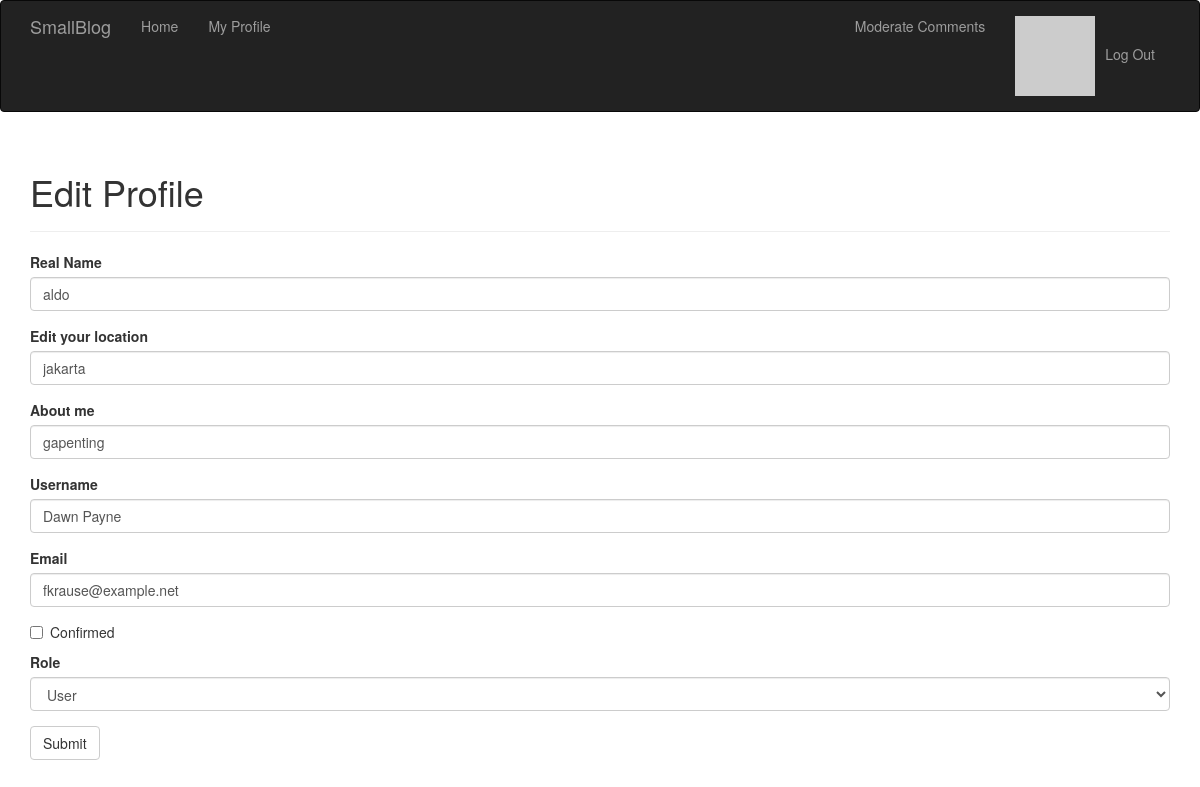
/edit_profile/1 (signed in), run on the app's committed database.
### app/models.py (models this page shows, shortened)
class User(UserMixin, db.Model):
    __tablename__ = 'users'
    id = db.Column(db.Integer, primary_key=True)
    type = db.Column(db.String(50), default = "user")
    email = db.Column(db.String(64), unique=True, index=True)
    username = db.Column(db.String(64), unique=True, index=True)
    role_id = db.Column(db.Integer, db.ForeignKey('roles.id'))
    password_hash = db.Column(db.String(128))
    confirmed = db.Column(db.Boolean, default=False)
    name = db.Column(db.String(64))
    location = db.Column(db.String(64))
    about_me = db.Column(db.Text())
    member_since = db.Column(db.DateTime(), default = datetime.utcnow)
    last_seen = db.Column(db.DateTime(), default = datetime.utcnow)
    __mapper_args__ = {"polymorphic_on": type, "polymorphic_identity": "user"}
    avatar_hash = db.Column(db.String(32)) #store avatar hash because computing hash is expensive
    posts: sqlalchemy.orm.Query = db.relationship('Post', backref = 'author', lazy = 'dynamic')
    following: sqlalchemy.orm.Query = db.relationship('Follow',
                               foreign_keys=[Follow.follower_id],
                               backref=db.backref('follower', lazy='joined'),
                               lazy='dynamic',
                               cascade='all, delete-orphan')
    followers: sqlalchemy.orm.Query = db.relationship('Follow',
                                foreign_keys=[Follow.following_id],
                                backref=db.backref('following', lazy='joined'),
                                lazy='dynamic',
                                cascade='all, delete-orphan')
    comments: sqlalchemy.orm.Query = db.relationship('Comment',
                                foreign_keys = [Comment.author_id],
                                backref = db.backref('author', lazy = 'joined'),
                                lazy = 'dynamic',
                                cascade = 'all, delete-orphan')
    def can(self, permission: str) -> bool:
        return self.role is not None and self.role.has_permission(permission)
    @property
    def password(self):
        raise AttributeError("password is not accessible")
    def ping(self):
        self.last_seen = datetime.utcnow()
        db.session.add(self)
        db.session.commit()
    def gravatar(self, size=100, default='retro', rating='g'):
        url = "https://www.gravatar.com/avatar"
        hash = self.avatar_hash or self.gravatar_hash()
        return f'{url}/{hash}?s={size}&d={default}&r={rating}'

### app/main/views.py (the view, shortened to what this page needs)
@main.route("/edit_profile/<int:id>", methods=["GET","POST"])
@login_required
@admin_required
def edit_profile_admin(id):
    user = db.session.query(User).get_or_404(id)
    form = EditProfileAdminForm(user)
    form.name.data = user.name
    form.location.data = user.location
    form.about_me.data = user.about_me
    form.username.data = user.username
    form.email.data = user.email
    form.confirmed.data = user.confirmed
    form.role.data = user.role_id
    return render_template("edit_profile.html", form=form, user=user)

### app/main/forms.py (shortened to what this page needs)
class EditProfileAdminForm(FlaskForm):
    name = StringField("Real Name", validators=[Length(0,64)])
    location = StringField("Edit your location", validators=[Length(0,64)])
    about_me = StringField("About me")
    username = StringField('Username', validators=[DataRequired(),
                                                   Length(1,64),
                                                   Regexp('^[A-Za-z][A-Za-z0-9_.]*$', 0,
                                                   'Usernames must start with a letter, and can only\
                                                    have letters, numbers, dots or underscores.')])
    email = StringField('Email', validators=[DataRequired(),
                                            Length(1,64),
                                            Email()])
    confirmed = BooleanField('Confirmed')
    role = SelectField('Role', coerce=int)
    submit = SubmitField('Submit')
    def __init__(self, user, *args, **kwargs):
        super().__init__(*args, **kwargs)
        self.role.choices = [(role.id, role.name) for role in db.session.query(Role).order_by(Role.name).all()]
        self.user = user

### app/auth/views.py (called while the page is built)
@auth.before_app_request
def before_request():
    if current_user.is_authenticated:
        current_user.ping()

### app/main/__init__.py (called while the page is built)
@main.app_context_processor
def inject_permissions():
    return dict(Permission=Permission)

### app/models.py (called while the page is built)
@login_manager.user_loader
def load_user(user_id):
    return db.session.get(User, {"id": int(user_id)})

    def has_permission(self, perm):
        return self.permissions & perm == perm

### app/templates/edit_profile.html
{% extends "base.html" %}
{% import "bootstrap/wtf.html" as wtf%}
{% block page_content %}
    <div class = "page-header">
        <H1>Edit Profile</H1>
    </div>
    {{wtf.quick_form(form)}}
{%endblock%}

### data on the page
User: name "aldo", location "jakarta", about_me "gapenting", username "Dawn Payne", email "fkrause@example.net", role "User"
